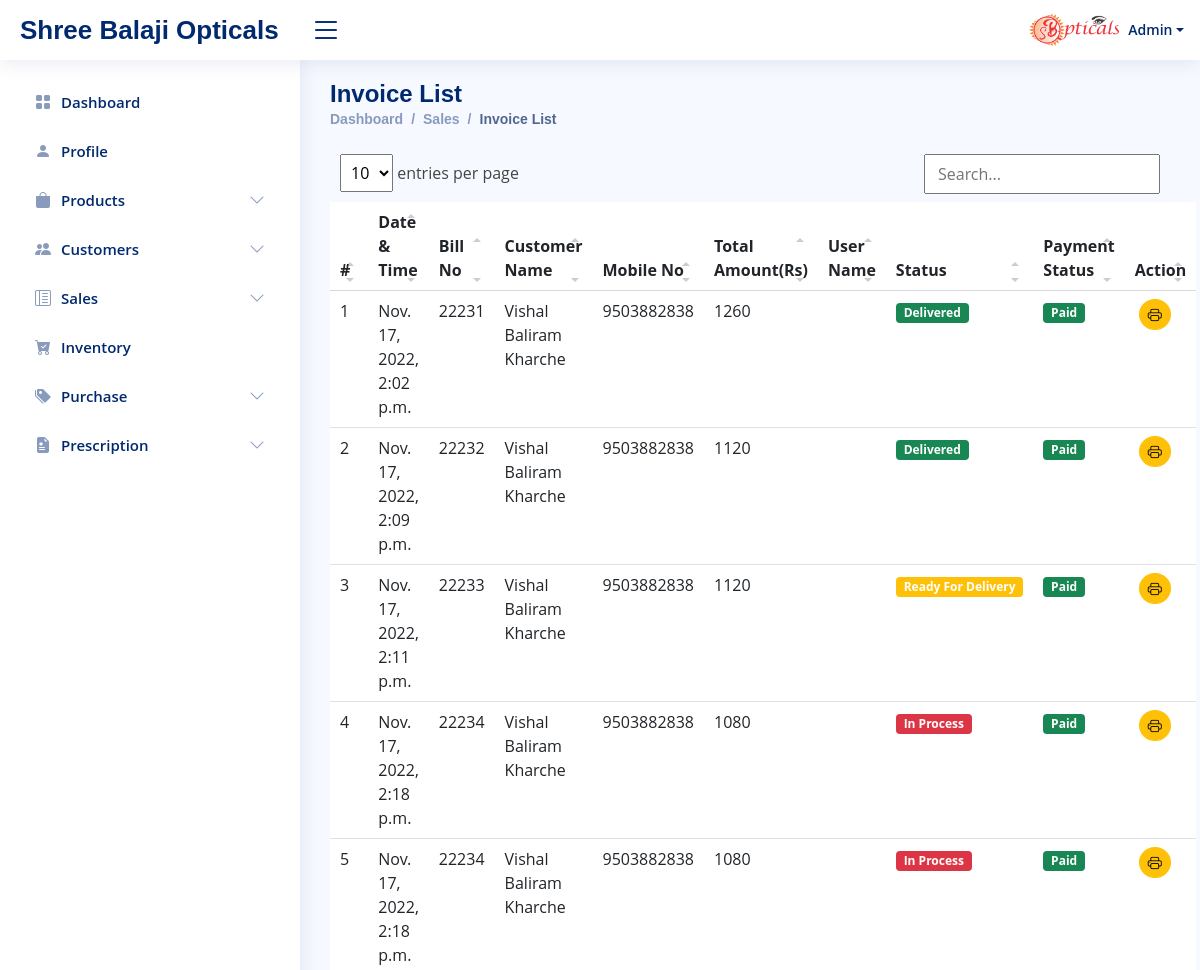
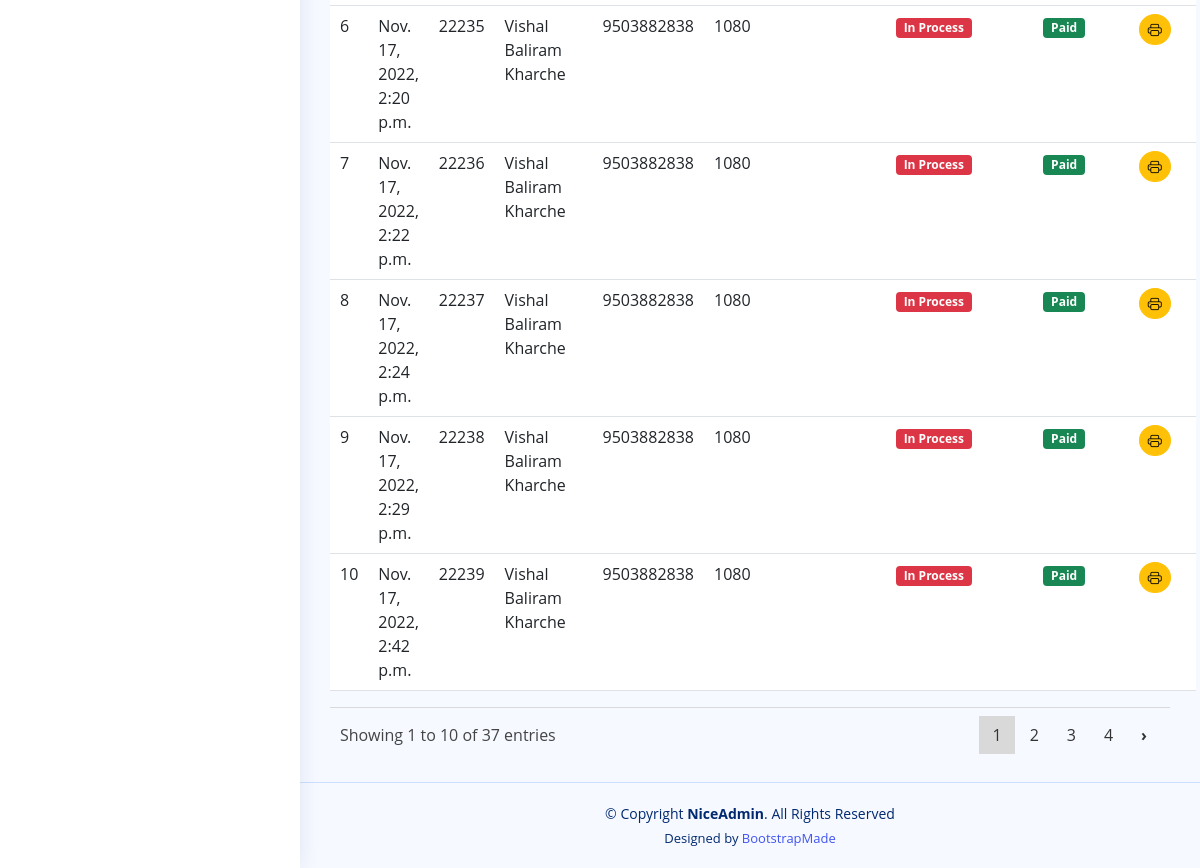
Screenshot of /Dashboard/Invoice-List (signed in) with the database file from the repository (2 pictures, top to bottom).
### opticalcrm/models.py (models this page shows)
class invoice(models.Model):
    custid = models.IntegerField(blank=True,null=True)
    billno = models.IntegerField()
    billdate = models.DateTimeField()
    deliverydate= models.DateTimeField()
    name = models.CharField(max_length=200)
    mobno = models.CharField(max_length=10)
    totalrs = models.IntegerField()
    totalpurch = models.IntegerField(blank=True,null=True)
    discountper = models.CharField(max_length=10,blank=True,null=True)
    discountamount = models.CharField(max_length=10,blank=True,null=True)
    paybleamount = models.IntegerField()
    advanceamount = models.CharField(max_length=10,blank=True,null=True)
    pendingamount = models.IntegerField(blank=True,null=True)
    paymentmode = models.CharField(max_length=100,blank=True,null=True)
    order_status = models.CharField(max_length=10,default='no')
    deliver_status = models.CharField(max_length=10,default='no')
    generatedby = models.CharField(max_length=100)

### opticalcrm/views.py (the view)
# urls.py: path('Dashboard/Invoice-List',views.invoicelist, name='invoicelist'),
def invoicelist(request):
    if request.user.is_authenticated:
        data = models.invoice.objects.all()
        return render(request, 'sales/invoice_list.html',{'data':data})
    else:
        return redirect('login')

### opticalcrm/templates/sales/invoice_list.html
{% extends 'main.html' %}
{% load static %}
{% block breadcrumb %}
<div class="pagetitle">
    <h1>Invoice List</h1>
    <nav>
        <ol class="breadcrumb">
            <li class="breadcrumb-item"><a href="{% url 'main' %}">Dashboard</a></li>
            <li class="breadcrumb-item">Sales</li>
            <li class="breadcrumb-item active">Invoice List</li>
        </ol>
    </nav>
</div>
{% endblock breadcrumb %}
{% block content %}
<table class="table bg-white table-hover datatable">
    <thead>
        <tr>
            <th>#</th>
            <th>Date & Time</th>
            <th>Bill No</th>
            <th>Customer Name</th>
            <th>Mobile No</th>
            <th>Total Amount(Rs)</th>
            <th>User Name</th>
            <th>Status</th>
            <th>Payment Status</th>
            <th>Action</th>
        </tr>
    </thead>
    {% for i in data %}
    <tr>
        <td>{{i.id}}</td>
        <td>{{i.billdate}}</td>
        <td>{{i.billno}}</td>
        <td>{{i.name|title}}</td>
        <td>{{i.mobno}}</td>
        <td>{{i.paybleamount}}</td>
        <td>{{i.generatedby}}</td>
        <td>
            {% if i.order_status == "no" %}
            <span class="badge bg-danger">In Process</span>
            {% elif i.order_status == "yes" and i.deliver_status == "no" %}
            <span class="badge bg-warning">Ready For Delivery</span>
            {% elif i.deliver_status == "yes" %}
            <span class="badge bg-success">Delivered</span>
            {% endif %}
        </td>
        <td>
            {% if i.pendingamount != 0 %}
            <a href="{% url 'pending_amount' %}"><span class="badge bg-danger">Pending</span></a>
            {% else %}
            <span class="badge bg-success">Paid</span>
            {% endif %}
        </td>
        <td>
            <div class="d-flex">
                <a href="{% url 'download_invoice_view' i.id %}" target="_blank"
                    class="btn btn-warning mx-1 rounded-circle btn-sm">
                    <i class="bi bi-printer"></i>
                </a>
            </div>
        </td>
    </tr>
    {% endfor %}
</table>
{% endblock content %}

### opticalcrm/templates/main.html (shortened to what this page needs)
{% load static %}
<!DOCTYPE html>
<html lang="en">
<head>
    <link rel="stylesheet" href="{% static 'css/bootstrap.min.css' %}">
    <link rel="stylesheet" href="{% static 'bootstrap/css/bootstrap.min.css' %}">
    <link href="{% static 'css/bootstrap-icons.css' %}" rel="stylesheet">
    <link href="{% static 'js/datatable/style.css' %}" rel="stylesheet">
    <link href="{% static 'css/style.css' %}" rel="stylesheet">
    <link href="{% static 'css/select.min.css' %}" rel="stylesheet">
    <link href="{% static 'css/boxicons/css/boxicons.min.css' %}" rel="stylesheet">
    <link rel="stylesheet" href="{% static 'css/jquery-ui.css' %}">
    <link
  rel="stylesheet"
  href="https://unpkg.com/@trevoreyre/autocomplete-js/dist/style.css"
/>
</head>
<body>
    <header id="header" class="header fixed-top d-flex align-items-center">
      <div class="d-flex align-items-center justify-content-between">
        <a href="index.html" class="logo d-flex align-items-center">
          <span class="d-none d-lg-block">Shree Balaji Opticals</span>
        </a>
        <i class="bi bi-list toggle-sidebar-btn"></i>
      </div>
      <nav class="header-nav ms-auto">
        <ul class="d-flex align-items-center">
          <li class="nav-item dropdown pe-3">
            <a class="nav-link nav-profile d-flex align-items-center pe-0" href="#" data-bs-toggle="dropdown">
              <img src="{% static 'images/balaji.png' %}" alt="" class="rounded-circle">
              <span class="d-none d-md-block dropdown-toggle ps-2">Admin</span>
            </a>
          </li>
        </ul>
      </nav>
    </header>
    {% include 'sidebar.html' %}
    <main id="main" class="main">
        {% block breadcrumb %}{% endblock breadcrumb %}
        {% block content %}{% endblock content %}
    </main>
    <footer id="footer" class="footer">
      <div class="copyright">
        &copy; Copyright <strong><span>NiceAdmin</span></strong>. All Rights Reserved
      </div>
      <div class="credits">
        Designed by <a href="https://bootstrapmade.com/">BootstrapMade</a>
      </div>
    </footer>
  </body>
</html>

### opticalcrm/templates/sidebar.html (shortened to what this page needs)
 <aside id="sidebar" class="sidebar">
    <ul class="sidebar-nav" id="sidebar-nav">
      <li class="nav-item">
        <a class="nav-link collapsed" href="{% url 'main' %}">
          <i class="bi bi-grid-fill"></i>
          <span>Dashboard</span>
        </a>
      </li>
      <li class="nav-item">
        <a class="nav-link collapsed" href="">
          <i class="bi bi-person-fill"></i>
          <span>Profile</span>
        </a>
      </li>
<li class="nav-item">
  <a class="nav-link collapsed" data-bs-target="#tables-nav03" data-bs-toggle="collapse" href="#">
    <i class="bi bi-bag-fill"></i><span>Products</span><i class="bi bi-chevron-down ms-auto"></i>
  </a>
</li>
    <li class="nav-item">
      <a class="nav-link collapsed" data-bs-target="#tables-nav0" data-bs-toggle="collapse" href="#">
        <i class="bi bi-people-fill"></i><span>Customers</span><i class="bi bi-chevron-down ms-auto"></i>
      </a>
    </li>
      <li class="nav-item">
        <a class="nav-link collapsed" data-bs-target="#tables-nav" data-bs-toggle="collapse" href="#">
          <i class="bi bi-layout-text-sidebar-reverse"></i><span>Sales</span><i class="bi bi-chevron-down ms-auto"></i>
        </a>
      </li>
    <li class="nav-item">
      <a class="nav-link collapsed" href="{% url 'inventory_details' %}">
        <i class="bi bi-cart-check-fill"></i>
        <span>Inventory</span>
      </a>
    </li>
<li class="nav-item">
  <a class="nav-link collapsed" data-bs-target="#tables-nav01" data-bs-toggle="collapse" href="#">
    <i class="bi bi-tags-fill"></i><span>Purchase</span><i class="bi bi-chevron-down ms-auto"></i>
  </a>
</li>
<li class="nav-item">
  <a class="nav-link collapsed" data-bs-target="#tables-nav02" data-bs-toggle="collapse" href="#">
    <i class="bi bi-file-earmark-medical-fill"></i><span>Prescription</span><i class="bi bi-chevron-down ms-auto"></i>
  </a>
</li>
    </ul>
  </aside>

### static/js/datatable/style.css (style rules this page uses)
.dataTable-table { max-width: 100%; width: 100%; border-spacing: 0; border-collapse: separate; }
.dataTable-table > tbody > tr > td, .dataTable-table > tbody > tr > th, .dataTable-table > tfoot > tr > td, .dataTable-table > tfoot > tr > th, .dataTable-table > thead > tr > td, .dataTable-table > thead > tr > th { vertical-align: top; padding: 8px 10px; }
.dataTable-table > thead > tr > th { vertical-align: bottom; text-align: left; border-bottom: 1px solid #d9d9d9; }
.dataTable-table th { vertical-align: bottom; text-align: left; }

### static/css/style.css (style rules this page uses)
:root { scroll-behavior: smooth; }
body { font-family: "Open Sans", sans-serif; background: #f6f9ff; color: #444444; }
a { color: #4154f1; text-decoration: none; }
h1, h2, h3, h4, h5, h6 { font-family: "Nunito", sans-serif; }
#main { margin-top: 60px; padding: 20px 30px; transition: all 0.3s; }
.pagetitle { margin-bottom: 10px; }
.pagetitle h1 { font-size: 24px; margin-bottom: 0; font-weight: 600; color: #012970; }
.breadcrumb { font-size: 14px; font-family: "Nunito", sans-serif; color: #899bbd; font-weight: 600; }
.breadcrumb a { color: #899bbd; transition: 0.3s; }
.breadcrumb .breadcrumb-item::before { color: #899bbd; }
.breadcrumb .active { color: #51678f; font-weight: 600; }
.logo { line-height: 1; }
@media (min-width: 1200px) { .logo { width: 280px; } }
.logo span { font-size: 26px; font-weight: 700; color: #012970; font-family: "Nunito", sans-serif; }
.header { transition: all 0.5s; z-index: 997; height: 60px; box-shadow: 0px 2px 20px rgba(1, 41, 112, 0.1); background-color: #fff; padding-left: 20px; }
.header .toggle-sidebar-btn { font-size: 32px; padding-left: 10px; cursor: pointer; color: #012970; }
.header-nav ul { list-style: none; }
.header-nav > ul { margin: 0; padding: 0; }
.header-nav .nav-profile { color: #012970; }
.header-nav .nav-profile img { max-height: 36px; }
.header-nav .nav-profile span { font-size: 14px; font-weight: 600; }
.sidebar { position: fixed; top: 60px; left: 0; bottom: 0; width: 300px; z-index: 996; transition: all 0.3s; padding: 20px; overflow-y: auto; scrollbar-width: thin; scrollbar-color: #aab7cf transparent; box-shadow: 0px 0px 20px rgba(1, 41, 112, 0.1); background-color: #fff; }
@media (min-width: 1200px) { #main, #footer { margin-left: 300px; } }
.sidebar-nav { padding: 0; margin: 0; list-style: none; }
.sidebar-nav li { padding: 0; margin: 0; list-style: none; }
.sidebar-nav .nav-item { margin-bottom: 5px; }
.sidebar-nav .nav-link { display: flex; align-items: center; font-size: 15px; font-weight: 600; color: #4154f1; transition: 0.3; background: #f6f9ff; padding: 10px 15px; border-radius: 4px; }
.sidebar-nav .nav-link i { font-size: 16px; margin-right: 10px; color: #4154f1; }
.sidebar-nav .nav-link.collapsed { color: #012970; background: #fff; }
.sidebar-nav .nav-link.collapsed i { color: #899bbd; }
.sidebar-nav .nav-link .bi-chevron-down { margin-right: 0; transition: transform 0.2s ease-in-out; }
.footer { padding: 20px 0; font-size: 14px; transition: all 0.3s; border-top: 1px solid #cddfff; }
.footer .copyright { text-align: center; color: #012970; }
.footer .credits { padding-top: 5px; text-align: center; font-size: 13px; color: #012970; }

### rows the page displays
invoice: id "1", billdate "Nov. 17, 2022, 2:02 p.m.", billno "22231", name "Vishal Baliram Kharche", mobno "9503882838", paybleamount "1260", order_status "Delivered", pendingamount "Paid"
invoice: id "2", billdate "Nov. 17, 2022, 2:09 p.m.", billno "22232", name "Vishal Baliram Kharche", mobno "9503882838", paybleamount "1120", order_status "Delivered", pendingamount "Paid"
invoice: id "3", billdate "Nov. 17, 2022, 2:11 p.m.", billno "22233", name "Vishal Baliram Kharche", mobno "9503882838", paybleamount "1120", order_status "Ready For Delivery", pendingamount "Paid"
invoice: id "4", billdate "Nov. 17, 2022, 2:18 p.m.", billno "22234", name "Vishal Baliram Kharche", mobno "9503882838", paybleamount "1080", order_status "In Process", pendingamount "Paid"
invoice: id "5", billdate "Nov. 17, 2022, 2:18 p.m.", billno "22234", name "Vishal Baliram Kharche", mobno "9503882838", paybleamount "1080", order_status "In Process", pendingamount "Paid"
invoice: id "6", billdate "Nov. 17, 2022, 2:20 p.m.", billno "22235", name "Vishal Baliram Kharche", mobno "9503882838", paybleamount "1080", order_status "In Process", pendingamount "Paid"
invoice: id "7", billdate "Nov. 17, 2022, 2:22 p.m.", billno "22236", name "Vishal Baliram Kharche", mobno "9503882838", paybleamount "1080", order_status "In Process", pendingamount "Paid"
invoice: id "8", billdate "Nov. 17, 2022, 2:24 p.m.", billno "22237", name "Vishal Baliram Kharche", mobno "9503882838", paybleamount "1080", order_status "In Process", pendingamount "Paid"
invoice: id "9", billdate "Nov. 17, 2022, 2:29 p.m.", billno "22238", name "Vishal Baliram Kharche", mobno "9503882838", paybleamount "1080", order_status "In Process", pendingamount "Paid"
invoice: id "10", billdate "Nov. 17, 2022, 2:42 p.m.", billno "22239", name "Vishal Baliram Kharche", mobno "9503882838", paybleamount "1080", order_status "In Process", pendingamount "Paid"
